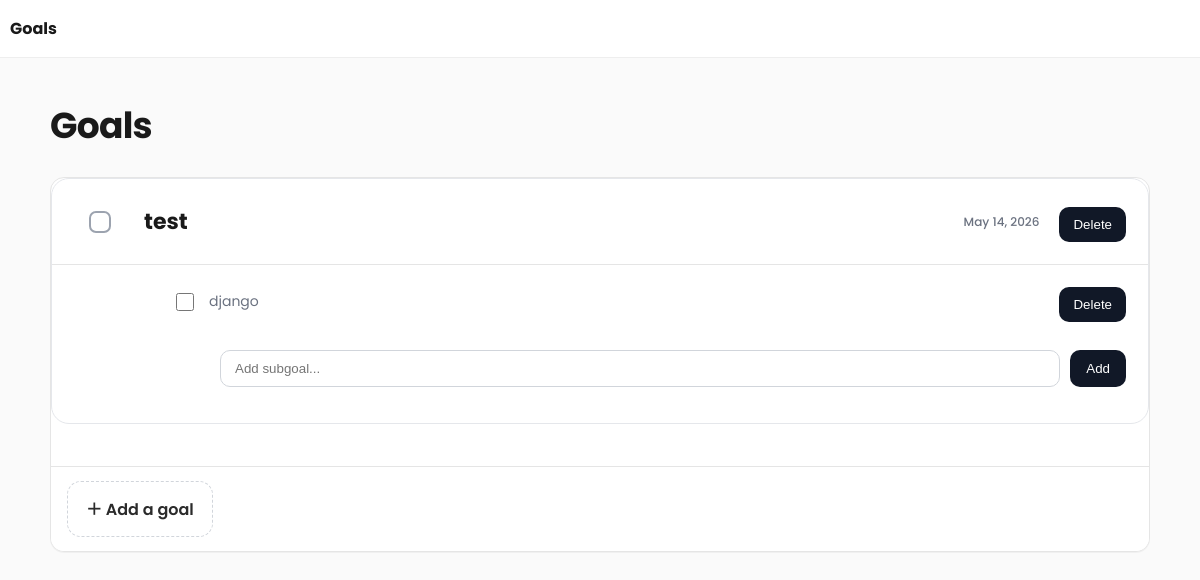
Page /goals/ on the earlier database version.
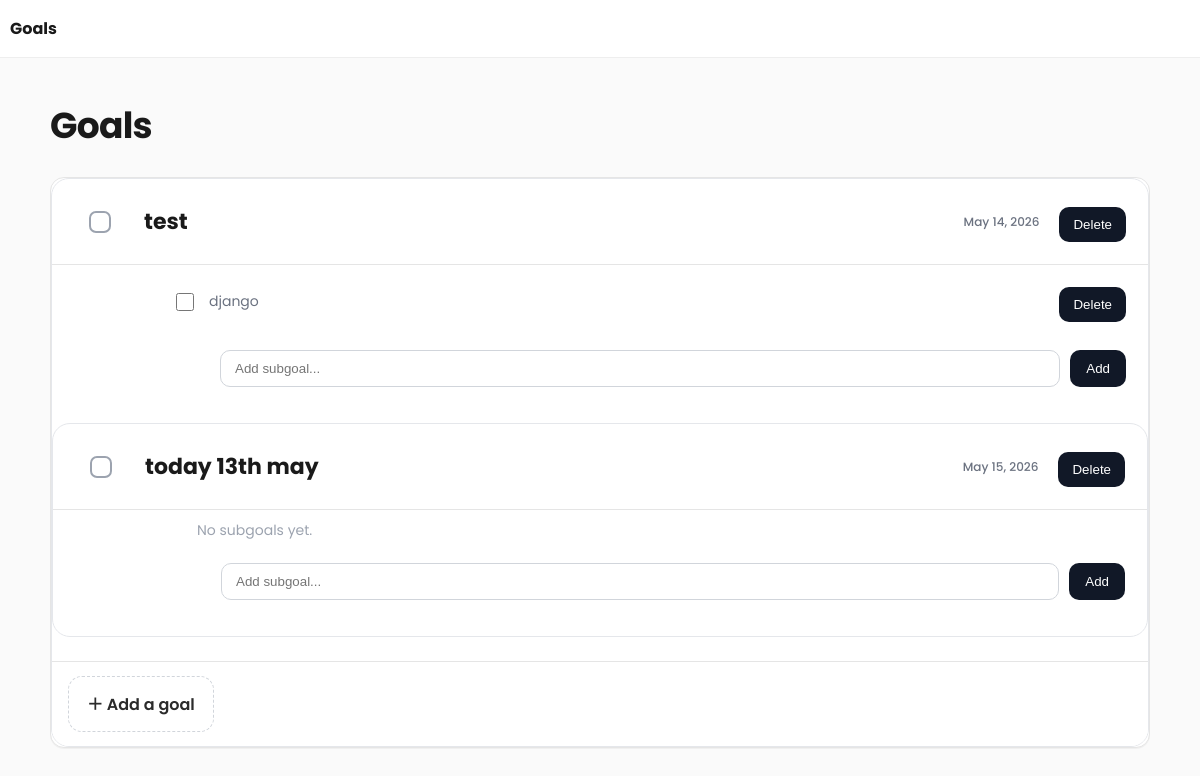
Same page on the later database version.
### goals/models.py (models this page shows, shortened)
class Goal(models.Model):
    name = models.CharField(max_length=255)
    description = models.TextField()
    target_date = models.DateField()
    is_completed = models.BooleanField(default=False)
    completed_at = models.DateField(null=True, blank=True)

class Subgoal(models.Model):
    goal = models.ForeignKey(Goal, related_name='subgoals', on_delete=models.CASCADE)
    name = models.CharField(max_length=255)
    description = models.TextField()
    is_completed = models.BooleanField(default=False)

### goals/views.py (the view, shortened to what this page needs)
# urls.py: path('goals/', views.list_goals, name='list_goals'),
def list_goals(request):
    goals = Goal.objects.all()
    return render(
        request,
        'goals/list_goals.html',
        {'goals': goals},
    )

### goals/templates/goals/list_goals.html (shortened to what this page needs)
{% extends 'base.html' %}
{% block content %}
<div class="gm-page">
  <div class="gm-grid">
    <h1 class="gm-title">Goals</h1>
    <div class="gm-list">
      {% for g in goals %}
      <div class="gm-goalContainer">
        <div class="gm-row" data-goal-id="{{ g.id }}" data-completed="{{ g.is_completed|yesno:'true,false' }}">
          <div class="gm-check">
            <input class="gm-check-input" type="checkbox" {% if g.is_completed %}checked{% endif %}>
          </div>
          <div class="gm-titleCell">
            {{ g.name }}
          </div>
          <div class="gm-dateCell">
            {{ g.target_date }}
          </div>
          <div class="gm-actions">
            <form method="POST" action="{% url 'delete_goal' g.id %}">
              <button type="button" class="gm-deleteTrigger" onclick="openDeleteModal(event, {{ g.id }})">
                Delete
              </button>
            </form>
          </div>
        </div>
          <div class="gm-subgoals">
          {% for subgoal in g.subgoals.all %}
          <div
  class="gm-subgoalRow
">
            <input
              class="gm-subgoalCheck"
              data-subgoal-id="{{ subgoal.id }}"
              type="checkbox"
              {% if subgoal.is_completed %}checked{% endif %}/>
            <span>
              {{ subgoal.name }}
            </span>
            <div class="gm-actions" style="margin-left:auto;">
              <form method="POST" action="#" onsubmit="return false;">
                <button
                  type="button"
                  class="gm-deleteTrigger"
                  onclick="openSubgoalDeleteModal(event, {{ subgoal.id }})"
                >
                  Delete
                </button>
              </form>
            </div>
          </div>
          {% empty %}
          <div class="gm-emptySubgoal">
            No subgoals yet.
          </div>
          {% endfor %}
          <form
  method="POST"
  action="{% url 'create_subgoal' g.id %}"
  class="gm-subgoalForm"
>
  <input
    type="text"
    name="title"
    placeholder="Add subgoal..."
    class="gm-subgoalInput"
  >
  <button
    type="submit"
    class="gm-subgoalBtn"
  >
    Add
  </button>
  </form>
      </div>
      {% empty %}
      <div class="g-goal Container"><div class="g-row"> NO goals right now!! </div></div>
      {% endfor %}
    </div>
    <div class="gm-addRow">
      <div class="gm-addBtn" id="gmOpenAdd">
        ＋ Add a goal
      </div>
    </div>
  </div>
</div>
{% endblock %}

### goals/templates/base.html (shortened to what this page needs)
<!doctype html>
<html lang="en">
<head>
</head>
<body>
  <header>
    <nav>
      <a href="{% url 'list_goals' %}">Goals</a>
    </nav>
  </header>
  <main>
    {% block content %}{% endblock %}
  </main>
</body>
</html>

### goals/templates/base.html (style rules this page uses)
:root { --font-main: 'Poppins', sans-serif; --bg: #FAFAF9; --text-primary: #1a1a1a; --text-muted: #6b7280; --hover-bg: #F7F6F3; --active-bg: #F1F0EF; --border: #e5e5e5; --accent: #2563eb; --shadow: rgba(0, 0, 0, 0.04); }
* { box-sizing: border-box; }
body { font-family: var(--font-main); background: var(--bg); color: var(--text-primary); margin: 0; }
header { padding: 16px 0; border-bottom: 1px solid #eee; background: #fff; }
nav a { margin-right: 12px; text-decoration: none; color: var(--text-primary); font-weight: 700; padding: 8px 10px; border-radius: 10px; }
main { min-height: 70vh; }
.gm-page { background: var(--bg); padding: 5rem 2.5rem; }
.gm-title { font-family: var(--font-main); font-weight: 800; font-size: 30px; margin: 0 0 1.25rem 0; letter-spacing: -0.02em; color: var(--text-primary); }
.gm-grid { width: 100%; max-width: 980px; margin: 0 auto; }
.gm-list { border: 1px solid var(--border); border-radius: 14px; overflow: hidden; background: #fff; box-shadow: 0 1px 0 var(--shadow); }
.gm-row { display: grid; grid-template-columns: 32px 1.2fr 2fr 110px 120px; align-items: center; gap: 12px; padding: 14px 16px; border-bottom: 1px solid var(--border); transition: background 140ms ease, opacity 140ms ease; }
.gm-check-input { appearance: none; width: 24px; height: 24px; border: 2px solid #9ca3af; border-radius: 7px; background: white; cursor: pointer; display: inline-block; position: relative; transition: all 0.2s ease; }
.gm-titleCell { font-weight: 700; color: var(--text-primary); white-space: nowrap; overflow: hidden; text-overflow: ellipsis; }
.gm-subgoals { margin-left: 48px; margin-top: 10px; display: flex; flex-direction: column; gap: 8px; }
.gm-subgoalRow { display: flex; align-items: center; gap: 10px; padding: 6px 0; color: #6b7280; font-size: 14px; }
.gm-emptySubgoal { margin-left: 24px; font-size: 13px; color: #9ca3af; }
.gm-subgoalForm { margin-left: 48px; margin-top: 10px; display: flex; gap: 8px; }
.gm-subgoalInput { border: 1px solid #e5e7eb; border-radius: 8px; padding: 6px 10px; width: 220px; }
.gm-subgoalBtn { border: none; background: #111827; color: white; border-radius: 8px; padding: 6px 12px; cursor: pointer; }
.gm-subgoalCheck { width: 18px; height: 18px; cursor: pointer; accent-color: #111827; }
.gm-dateCell { font-size: 12px; color: var(--text-muted); text-align: right; white-space: nowrap; font-family: var(--font-main); }
.gm-addRow { display: flex; gap: 10px; align-items: center; padding: 14px 16px; background: #fff; border-top: 1px solid var(--border); }
.gm-addBtn { font-weight: 600; color: #2b2b2b; cursor: pointer; font-family: var(--font-main); }
.gm-actions { display: flex; gap: 10px; align-items: center; margin-top: 6px; }

### goals/templates/goals/list_goals.html (style rules this page uses)
.gm-page { padding: 40px; background: #fafafa; min-height: 100vh; }
.gm-grid { max-width: 1100px; margin: 0 auto; }
.gm-title { font-size: 36px; font-weight: 700; margin-bottom: 24px; }
.gm-list { display: flex; flex-direction: column; gap: 18px; }
.gm-goalContainer { background: white; border: 1px solid #e5e7eb; border-radius: 18px; overflow: hidden; }
.gm-row { display: grid; grid-template-columns: 50px 1fr 1fr auto auto; align-items: center; gap: 20px; padding: 22px; }
.gm-check { display: flex; align-items: center; justify-content: center; }
.gm-check-input { width: 22px; height: 22px; accent-color: #111827; cursor: pointer; }
.gm-titleCell { font-size: 22px; font-weight: 700; }
.gm-dateCell { color: #6b7280; font-weight: 500; }
.gm-actions { display: flex; align-items: center; gap: 10px; }
.gm-deleteTrigger { border: none; background: #111827; color: white; padding: 10px 14px; border-radius: 10px; cursor: pointer; }
.gm-subgoals { padding: 0 22px 20px 72px; display: flex; flex-direction: column; gap: 10px; }
.gm-subgoalRow { display: flex; align-items: center; gap: 12px; color: #6b7280; padding: 6px 0; }
.gm-subgoalForm { display: flex; gap: 10px; margin-top: 12px; }
.gm-subgoalInput { flex: 1; border: 1px solid #d1d5db; border-radius: 10px; padding: 10px 14px; }
.gm-subgoalBtn { border: none; background: #111827; color: white; border-radius: 10px; padding: 10px 16px; cursor: pointer; }
.gm-emptySubgoal { color: #9ca3af; font-size: 14px; }
.gm-addRow { margin-top: 24px; }
.gm-addBtn { display: inline-flex; align-items: center; gap: 10px; padding: 14px 18px; background: white; border: 1px dashed #d1d5db; border-radius: 14px; cursor: pointer; font-weight: 600; }

Differences in the rows shown:
added Goal: name "today 13th may", target_date "May 15, 2026"
